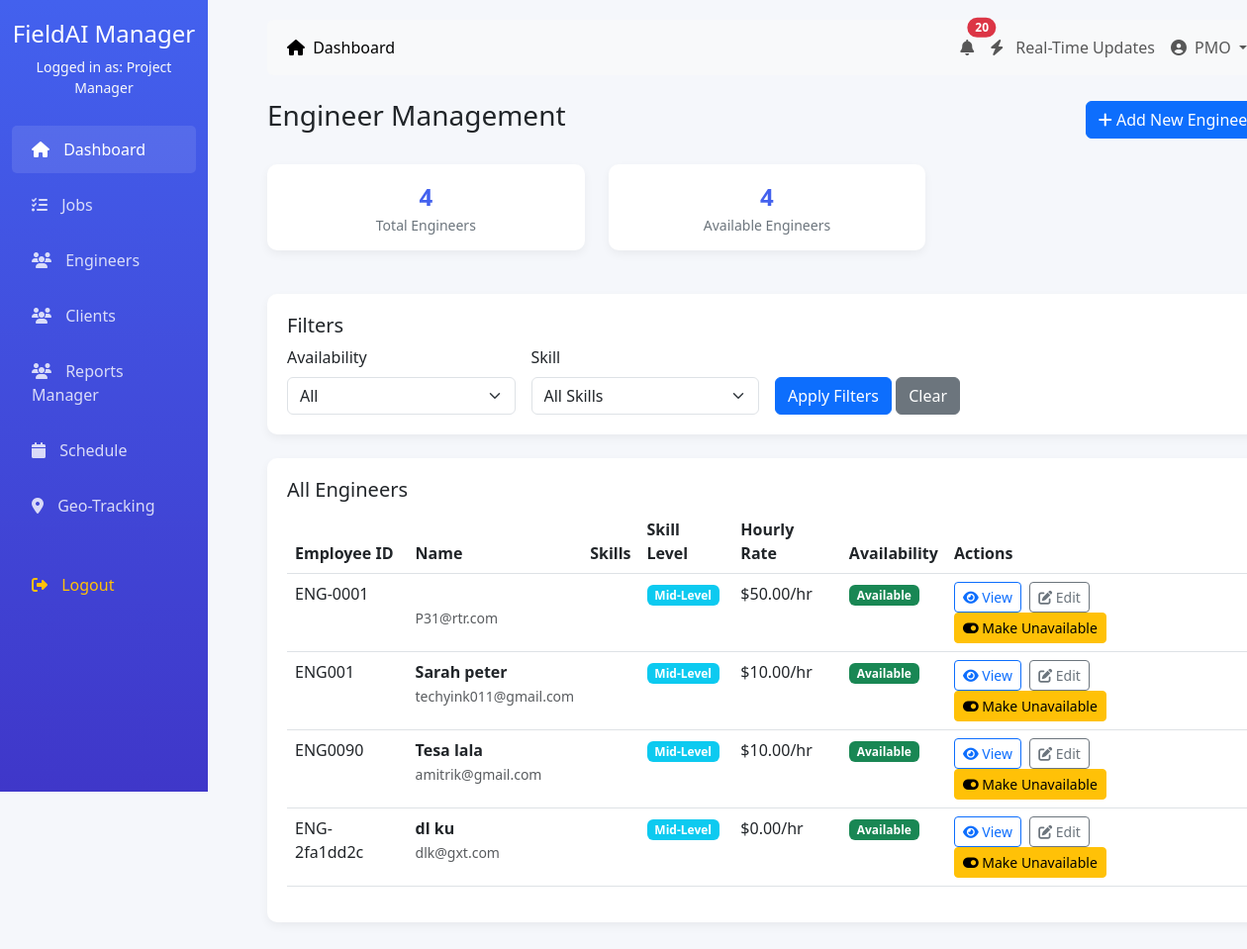
The page /dashboard/manager/engineers/ (signed in) on the database its author committed.
### accounts/models.py (models this page shows, shortened)
class CustomUser(AbstractUser):
    ROLE_CHOICES = (
        ('admin', 'Admin'),
        ('manager', 'Project Manager'),
        ('engineer', 'Field Engineer'),
        ('client', 'Client'),
        ('accounts', 'Accounts Team'),
    )
    role = models.CharField(max_length=20, choices=ROLE_CHOICES, default='engineer')
    phone = models.CharField(max_length=15, blank=True)
    address = models.TextField(blank=True)
    profile_picture = models.ImageField(upload_to='profiles/', blank=True)
    created_at = models.DateTimeField(auto_now=True)
    updated_at = models.DateTimeField(auto_now=True)

class EngineerProfile(models.Model):
    SKILL_LEVEL = (
        ('junior', 'Junior'),
        ('mid', 'Mid-Level'),
        ('senior', 'Senior'),
        ('lead', 'Lead'),
    )
    user = models.OneToOneField(CustomUser, on_delete=models.CASCADE, limit_choices_to={'role': 'engineer'})
    employee_id = models.CharField(max_length=20, unique=True)
    skills = models.ManyToManyField('Skill', blank=True)
    skill_level = models.CharField(max_length=10, choices=SKILL_LEVEL, default='mid')
    hourly_rate = models.DecimalField(max_digits=8, decimal_places=2)
    is_available = models.BooleanField(default=True)
    max_hours_per_week = models.PositiveIntegerField(default=40)
    current_location = models.CharField(max_length=200, blank=True)
    latitude = models.DecimalField(max_digits=9, decimal_places=6, null=True, blank=True)
    longitude = models.DecimalField(max_digits=9, decimal_places=6, null=True, blank=True)
    last_location_update = models.DateTimeField(null=True, blank=True)

### dashboard/views.py (the view)
# urls.py: path('manager/engineers/', views.manager_engineers, name='manager_engineers'),
@login_required
def manager_engineers(request):
    if request.user.role != 'manager':
        messages.error(request, 'You do not have permission to access this page.')
        return redirect('dashboard:redirect_dashboard')
    availability_filter = request.GET.get('availability', '')
    skill_filter = request.GET.get('skill', '')
    engineers = EngineerProfile.objects.all().select_related('user')
    if availability_filter == 'available':
        engineers = engineers.filter(is_available=True)
    elif availability_filter == 'unavailable':
        engineers = engineers.filter(is_available=False)
    if skill_filter:
        engineers = engineers.filter(skills__name__icontains=skill_filter)
    skills = EngineerProfile.objects.values_list('skills__name', flat=True).distinct()
    total_engineers = engineers.count()
    available_engineers = engineers.filter(is_available=True).count()
    context = {
        'engineers': engineers,
        'total_engineers': total_engineers,
        'available_engineers': available_engineers,
        'availability_filter': availability_filter,
        'skill_filter': skill_filter,
        'skills': skills,
    }
    return render(request, 'dashboard/manager_engineers.html', context)

### dashboard/templates/dashboard/manager_engineers.html (shortened to what this page needs)
{% extends '../dashboard/base.html' %}
{% block content %}
<div class="d-flex justify-content-between align-items-center mb-4">
    <h3>Engineer Management</h3>
    <div>
        <a href="{% url 'dashboard:add_engineer' %}" class="btn btn-primary">
            <i class="fas fa-plus"></i> Add New Engineer
        </a>
    </div>
</div>
<div class="row mb-4">
    <div class="col-md-4">
        <div class="dashboard-card stat-card">
            <div class="number">{{ total_engineers }}</div>
            <div class="label">Total Engineers</div>
        </div>
    </div>
    <div class="col-md-4">
        <div class="dashboard-card stat-card">
            <div class="number">{{ available_engineers }}</div>
            <div class="label">Available Engineers</div>
        </div>
    </div>
</div>
<div class="dashboard-card mb-4">
    <h5>Filters</h5>
    <form method="get" class="row g-3">
        <div class="col-md-3">
            <label for="availability" class="form-label">Availability</label>
            <select class="form-select" id="availability" name="availability">
                <option value="">All</option>
            </select>
        </div>
        <div class="col-md-3">
            <label for="skill" class="form-label">Skill</label>
            <select class="form-select" id="skill" name="skill">
                <option value="">All Skills</option>
            </select>
        </div>
        <div class="col-md-3 align-self-end">
            <button type="submit" class="btn btn-primary">Apply Filters</button>
            <a href="{% url 'dashboard:manager_engineers' %}" class="btn btn-secondary">Clear</a>
        </div>
    </form>
</div>
<div class="dashboard-card">
    <h5>All Engineers</h5>
    {% if engineers %}
    <div class="table-responsive">
        <table class="table table-hover">
            <thead>
                <tr>
                    <th>Employee ID</th>
                    <th>Name</th>
                    <th>Skills</th>
                    <th>Skill Level</th>
                    <th>Hourly Rate</th>
                    <th>Availability</th>
                    <th>Actions</th>
                </tr>
            </thead>
            <tbody>
                {% for engineer in engineers %}
                <tr>
                    <td>{{ engineer.employee_id }}</td>
                    <td>
                        <strong>{{ engineer.user.get_full_name }}</strong>
                        <br>
                        <small class="text-muted">{{ engineer.user.email }}</small>
                    </td>
                    <td>
                    </td>
                    <td>
                        <span class="badge bg-{% if engineer.skill_level == 'senior' %}primary{% elif engineer.skill_level == 'mid' %}info{% else %}secondary{% endif %}">
                            {{ engineer.get_skill_level_display }}
                        </span>
                    </td>
                    <td>${{ engineer.hourly_rate }}/hr</td>
                    <td>
                        <span class="badge bg-{% if engineer.is_available %}success{% else %}secondary{% endif %}">
                            {% if engineer.is_available %}Available{% else %}Unavailable{% endif %}
                        </span>
                    </td>
                    <td>
                        <a href="{% url 'dashboard:engineer_detail' engineer.id %}" class="btn btn-sm btn-outline-primary me-1">
                            <i class="fas fa-eye"></i> View
                        </a>
                        <a href="{% url 'dashboard:edit_engineer' engineer.id %}" class="btn btn-sm btn-outline-secondary me-1">
                            <i class="fas fa-edit"></i> Edit
                        </a>
                        <form method="POST" action="{% url 'dashboard:toggle_engineer_availability' engineer.id %}" class="d-inline">
                            <button type="submit" class="btn btn-sm btn-{% if engineer.is_available %}warning{% else %}success{% endif %}">
                                <i class="fas fa-toggle-{% if engineer.is_available %}on{% else %}off{% endif %}"></i>
                                {% if engineer.is_available %}Make Unavailable{% else %}Make Available{% endif %}
                            </button>
                        </form>
                    </td>
                </tr>
                {% endfor %}
            </tbody>
        </table>
    </div>
    {% else %}
    <div class="text-center py-4">
        <i class="fas fa-users fa-3x text-muted mb-3"></i>
        <p class="text-muted">No engineers found. <a href="{% url 'dashboard:add_engineer' %}">Add your first engineer</a></p>
    </div>
    {% endif %}
</div>
{% endblock %}

### dashboard/templates/dashboard/base.html (shortened to what this page needs)
<!DOCTYPE html>
<html lang="en">
<head>
    <link href="https://cdn.jsdelivr.net/npm/bootstrap@5.3.0/dist/css/bootstrap.min.css" rel="stylesheet">
    <link rel="stylesheet" href="https://cdnjs.cloudflare.com/ajax/libs/font-awesome/6.4.0/css/all.min.css">
</head>
<body>
    <div class="container-fluid">
        <div class="row">
            <div class="col-md-2 sidebar d-none d-md-block">
                <div class="text-center mb-4">
                    <h4>FieldAI Manager</h4>
                    <p class="text-light small">Logged in as: {{ user.get_role_display }}</p>
                </div>
                <ul class="nav flex-column">
                    <li class="nav-item">
                        <a class="nav-link active" href="{% if user.role == 'admin' %}{% url 'dashboard:admin_dashboard' %}{% elif user.role == 'manager' %}{% url 'dashboard:manager_dashboard' %}{% elif user.role == 'engineer' %}{% url 'dashboard:engineer_dashboard' %}{% elif user.role == 'client' %}{% url 'dashboard:client_dashboard' %}{% elif user.role == 'accounts' %}{% url 'dashboard:accounts_dashboard' %}{% else %}#{% endif %}">
                            <i class="fas fa-home"></i> Dashboard
                        </a>
                    </li>
                    <li class="nav-item">
                        <a class="nav-link" href="{% if user.role == 'manager' %}{% url 'dashboard:manager_jobs' %}{% elif user.role == 'engineer' %}{% url 'dashboard:engineer_jobs' %}{% else %}#{% endif %}">
                            <i class="fas fa-tasks"></i> Jobs
                        </a>
                    </li>
                    {% if user.role == 'admin' or user.role == 'manager' %}
                    <li class="nav-item">
                        <a class="nav-link" href="{% url 'dashboard:manager_engineers' %}">
                            <i class="fas fa-users"></i> Engineers
                        </a>
                    </li>
                    <li class="nav-item">
                        <a class="nav-link" href="{% url 'dashboard:client_list' %}">
                            <i class="fas fa-users"></i> Clients
                        </a>
                    </li>
                    {% endif %}
                    {% if user.role == 'manager' %}
                    <li class="nav-item">
                        <a class="nav-link" href="{% url 'dashboard:manager_report' %}">
                            <i class="fas fa-users"></i> Reports Manager
                        </a>
                    </li>
                    {% endif %}
                    <li class="nav-item">
                        <a class="nav-link" href="#">
                            <i class="fas fa-calendar"></i> Schedule
                        </a>
                    </li>
                    <li class="nav-item">
                        <a class="nav-link" href="#">
                            <i class="fas fa-map-marker-alt"></i> Geo-Tracking
                        </a>
                    </li>
                    <li class="nav-item mt-4">
                        <a class="nav-link text-warning" href="{% url 'accounts:logout' %}">
                            <i class="fas fa-sign-out-alt"></i> Logout
                        </a>
                    </li>
                </ul>
            </div>
            <div class="col-md-10 main-content">
                <nav class="navbar navbar-expand-lg navbar-light bg-light mb-4 rounded">
                    <div class="container-fluid">
                        <div class="collapse navbar-collapse" id="navbarNav">
                            <ul class="navbar-nav me-auto">
                                <li class="nav-item">
                                    <a class="nav-link active" href="{% if user.role == 'admin' %}{% url 'dashboard:admin_dashboard' %}{% elif user.role == 'manager' %}{% url 'dashboard:manager_dashboard' %}{% elif user.role == 'engineer' %}{% url 'dashboard:engineer_dashboard' %}{% elif user.role == 'client' %}{% url 'dashboard:client_dashboard' %}{% elif user.role == 'accounts' %}{% url 'dashboard:accounts_dashboard' %}{% else %}#{% endif %}">
                                        <i class="fas fa-home me-1"></i> Dashboard
                                    </a>
                                </li>
                            </ul>
                            <ul class="navbar-nav">
                                {% if user.role == 'manager' or user.role == 'accounts' %}
                                <li class="nav-item">
                                    <a class="nav-link position-relative" href="{% if user.role == 'manager' %}{% url 'dashboard:manager_notifications' %}{% elif user.role == 'accounts' %}{% url 'dashboard:accounts_notifications' %}{% else %}#{% endif %}">
                                        <i class="fas fa-bell"></i>
                                        <span class="position-absolute top-0 start-100 translate-middle badge rounded-pill bg-danger d-none"
                                              id="notificationBadge">
                                        </span>
                                    </a>
                                </li>
                                <li class="nav-item">
    <a class="nav-link" href="{% url 'dashboard:manager_real_time_updates_page' %}">
        <i class="fas fa-bolt me-2"></i> Real-Time Updates
    </a>
</li>
                                {% endif %}
                                <li class="nav-item dropdown">
                                    <a class="nav-link dropdown-toggle" href="#" id="navbarDropdown" role="button" data-bs-toggle="dropdown">
                                        <i class="fas fa-user-circle me-1"></i> {{ user.username }}
                                    </a>
                                </li>
                            </ul>
                        </div>
                    </div>
                </nav>
                {% block content %}
                {% endblock %}
            </div>
        </div>
    </div>
</body>
</html>

### dashboard/templates/dashboard/base.html (style rules this page uses)
:root { --primary: #4361ee; --secondary: #3f37c9; --success: #4cc9f0; --info: #4895ef; --warning: #f72585; --danger: #e63946; --light: #f8f9fa; --dark: #212529; }
body { font-family: 'Segoe UI', Tahoma, Geneva, Verdana, sans-serif; background-color: #f5f7fb; }
.sidebar { background: linear-gradient(to bottom, var(--primary), var(--secondary)); color: white; height: 100vh; position: fixed; padding-top: 20px; }
.sidebar .nav-link { color: rgba(255, 255, 255, 0.8); padding: 12px 20px; margin: 4px 0; border-radius: 5px; }
.sidebar .nav-link:hover, .sidebar .nav-link.active { background-color: rgba(255, 255, 255, 0.1); color: white; }
.sidebar .nav-link i { margin-right: 10px; }
.main-content { margin-left: 250px; padding: 20px; }
.dashboard-card { background: white; border-radius: 10px; box-shadow: 0 4px 10px rgba(0, 0, 0, 0.05); padding: 20px; margin-bottom: 20px; transition: transform 0.3s; }
.stat-card { text-align: center; padding: 15px; }
.stat-card .number { font-size: 24px; font-weight: bold; color: var(--primary); }
.stat-card .label { font-size: 14px; color: #6c757d; }

### rows shown on the page
CustomUser: role "Project Manager", username "PMO"
EngineerProfile: employee_id "ENG-0001", user.email "P31@rtr.com", skill_level "Mid-Level", hourly_rate "50.00", is_available "Available"
EngineerProfile: employee_id "ENG001", user.get_full_name "Sarah peter", user.email "techyink011@gmail.com", skill_level "Mid-Level", hourly_rate "10.00", is_available "Available"
EngineerProfile: employee_id "ENG0090", user.get_full_name "Tesa lala", user.email "amitrik@gmail.com", skill_level "Mid-Level", hourly_rate "10.00", is_available "Available"
EngineerProfile: employee_id "ENG-2fa1dd2c", user.get_full_name "dl ku", user.email "dlk@gxt.com", skill_level "Mid-Level", hourly_rate "0.00", is_available "Available"

### other values the page prints
{{ total_engineers }} "4"
{{ available_engineers }} "4"
